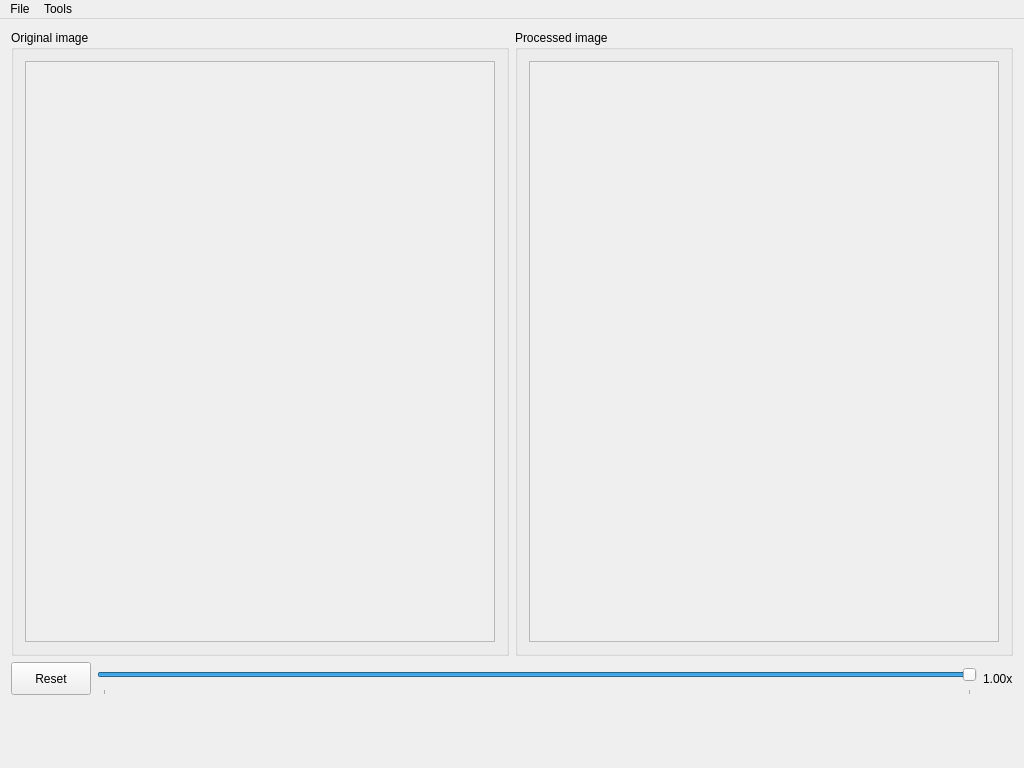
<?xml version="1.0" encoding="UTF-8"?>
<ui version="4.0">
 <class>MainWindow</class>
 <widget class="QMainWindow" name="MainWindow">
  <property name="geometry">
   <rect>
    <x>0</x>
    <y>0</y>
    <width>1024</width>
    <height>768</height>
   </rect>
  </property>
  <property name="windowTitle">
   <string>Image Processing Platform</string>
  </property>
  <widget class="QWidget" name="centralWidget">
   <layout class="QVBoxLayout" name="verticalLayout">
    <item>
     <layout class="QHBoxLayout" name="horizontalLayoutImages">
      <item>
       <widget class="QGroupBox" name="groupBoxOriginalImage">
        <property name="sizePolicy">
         <sizepolicy hsizetype="Expanding" vsizetype="Expanding">
          <horstretch>0</horstretch>
          <verstretch>0</verstretch>
         </sizepolicy>
        </property>
        <property name="title">
         <string>Original image</string>
        </property>
        <layout class="QHBoxLayout" name="horizontalLayout">
         <item>
          <widget class="QScrollArea" name="scrollAreaOriginalImage">
           <property name="styleSheet">
            <string notr="true"/>
           </property>
           <property name="sizeAdjustPolicy">
            <enum>QAbstractScrollArea::AdjustToContents</enum>
           </property>
           <property name="widgetResizable">
            <bool>true</bool>
           </property>
           <property name="alignment">
            <set>Qt::AlignLeading|Qt::AlignLeft|Qt::AlignTop</set>
           </property>
           <widget class="QWidget" name="scrollAreaWidgetOriginalImage">
            <property name="geometry">
             <rect>
              <x>0</x>
              <y>0</y>
              <width>477</width>
              <height>584</height>
             </rect>
            </property>
           </widget>
          </widget>
         </item>
        </layout>
       </widget>
      </item>
      <item>
       <widget class="QGroupBox" name="groupBoxProcessedImage">
        <property name="sizePolicy">
         <sizepolicy hsizetype="Expanding" vsizetype="Expanding">
          <horstretch>0</horstretch>
          <verstretch>0</verstretch>
         </sizepolicy>
        </property>
        <property name="title">
         <string>Processed image</string>
        </property>
        <layout class="QHBoxLayout" name="horizontalLayout_2">
         <item>
          <widget class="QScrollArea" name="scrollAreaProcessedImage">
           <property name="sizeAdjustPolicy">
            <enum>QAbstractScrollArea::AdjustToContents</enum>
           </property>
           <property name="widgetResizable">
            <bool>true</bool>
           </property>
           <property name="alignment">
            <set>Qt::AlignLeading|Qt::AlignLeft|Qt::AlignTop</set>
           </property>
           <widget class="QWidget" name="scrollAreaWidgetProcessedImage">
            <property name="geometry">
             <rect>
              <x>0</x>
              <y>0</y>
              <width>477</width>
              <height>584</height>
             </rect>
            </property>
           </widget>
          </widget>
         </item>
        </layout>
       </widget>
      </item>
     </layout>
    </item>
    <item>
     <layout class="QHBoxLayout" name="horizontalLayoutZoom">
      <item>
       <widget class="QPushButton" name="buttonResetZoom">
        <property name="sizePolicy">
         <sizepolicy hsizetype="Minimum" vsizetype="Fixed">
          <horstretch>0</horstretch>
          <verstretch>0</verstretch>
         </sizepolicy>
        </property>
        <property name="minimumSize">
         <size>
          <width>0</width>
          <height>33</height>
         </size>
        </property>
        <property name="text">
         <string>Reset</string>
        </property>
       </widget>
      </item>
      <item>
       <widget class="QSlider" name="horizontalSliderZoom">
        <property name="sizePolicy">
         <sizepolicy hsizetype="Expanding" vsizetype="Fixed">
          <horstretch>0</horstretch>
          <verstretch>0</verstretch>
         </sizepolicy>
        </property>
        <property name="minimumSize">
         <size>
          <width>0</width>
          <height>33</height>
         </size>
        </property>
        <property name="maximum">
         <number>1</number>
        </property>
        <property name="singleStep">
         <number>1</number>
        </property>
        <property name="pageStep">
         <number>1</number>
        </property>
        <property name="value">
         <number>1</number>
        </property>
        <property name="sliderPosition">
         <number>1</number>
        </property>
        <property name="orientation">
         <enum>Qt::Horizontal</enum>
        </property>
        <property name="tickPosition">
         <enum>QSlider::TicksBelow</enum>
        </property>
        <property name="tickInterval">
         <number>1</number>
        </property>
       </widget>
      </item>
      <item>
       <widget class="QLabel" name="labelZoomFactor">
        <property name="sizePolicy">
         <sizepolicy hsizetype="Preferred" vsizetype="Fixed">
          <horstretch>0</horstretch>
          <verstretch>0</verstretch>
         </sizepolicy>
        </property>
        <property name="minimumSize">
         <size>
          <width>0</width>
          <height>33</height>
         </size>
        </property>
        <property name="font">
         <font>
          <pointsize>9</pointsize>
         </font>
        </property>
        <property name="text">
         <string>1.00x</string>
        </property>
       </widget>
      </item>
     </layout>
    </item>
    <item>
     <layout class="QGridLayout" name="gridLayoutMouseLabels">
      <item row="0" column="0">
       <widget class="QLabel" name="labelOriginalImagePixelValue">
        <property name="sizePolicy">
         <sizepolicy hsizetype="Preferred" vsizetype="Fixed">
          <horstretch>0</horstretch>
          <verstretch>0</verstretch>
         </sizepolicy>
        </property>
        <property name="minimumSize">
         <size>
          <width>0</width>
          <height>25</height>
         </size>
        </property>
        <property name="font">
         <font>
          <pointsize>10</pointsize>
         </font>
        </property>
        <property name="text">
         <string/>
        </property>
        <property name="alignment">
         <set>Qt::AlignCenter</set>
        </property>
       </widget>
      </item>
      <item row="0" column="1">
       <widget class="QLabel" name="labelProcessedImagePixelValue">
        <property name="sizePolicy">
         <sizepolicy hsizetype="Preferred" vsizetype="Fixed">
          <horstretch>0</horstretch>
          <verstretch>0</verstretch>
         </sizepolicy>
        </property>
        <property name="minimumSize">
         <size>
          <width>0</width>
          <height>25</height>
         </size>
        </property>
        <property name="font">
         <font>
          <pointsize>10</pointsize>
         </font>
        </property>
        <property name="text">
         <string/>
        </property>
        <property name="alignment">
         <set>Qt::AlignCenter</set>
        </property>
       </widget>
      </item>
      <item row="1" column="0" colspan="2">
       <widget class="QLabel" name="labelMousePosition">
        <property name="sizePolicy">
         <sizepolicy hsizetype="Preferred" vsizetype="Fixed">
          <horstretch>0</horstretch>
          <verstretch>0</verstretch>
         </sizepolicy>
        </property>
        <property name="minimumSize">
         <size>
          <width>0</width>
          <height>25</height>
         </size>
        </property>
        <property name="font">
         <font>
          <pointsize>10</pointsize>
         </font>
        </property>
        <property name="text">
         <string/>
        </property>
        <property name="alignment">
         <set>Qt::AlignCenter</set>
        </property>
       </widget>
      </item>
     </layout>
    </item>
   </layout>
  </widget>
  <widget class="QMenuBar" name="menuBar">
   <property name="geometry">
    <rect>
     <x>0</x>
     <y>0</y>
     <width>1024</width>
     <height>23</height>
    </rect>
   </property>
   <widget class="QMenu" name="menuFile">
    <property name="title">
     <string>File</string>
    </property>
    <addaction name="actionLoadGrayscaleImage"/>
    <addaction name="actionLoadColorImage"/>
    <addaction name="separator"/>
    <addaction name="actionSaveProcessedImage"/>
    <addaction name="separator"/>
    <addaction name="actionExit"/>
   </widget>
   <widget class="QMenu" name="menuTools">
    <property name="title">
     <string>Tools</string>
    </property>
    <addaction name="actionMagnifier"/>
    <addaction name="actionPlotter"/>
   </widget>
   <addaction name="menuFile"/>
   <addaction name="menuTools"/>
  </widget>
  <action name="actionLoadGrayscaleImage">
   <property name="text">
    <string>Load grayscale image</string>
   </property>
  </action>
  <action name="actionLoadColorImage">
   <property name="text">
    <string>Load color image</string>
   </property>
  </action>
  <action name="actionSaveProcessedImage">
   <property name="text">
    <string>Save processed image</string>
   </property>
  </action>
  <action name="actionExit">
   <property name="text">
    <string>Exit</string>
   </property>
  </action>
  <action name="actionMagnifier">
   <property name="text">
    <string>Magnifier</string>
   </property>
  </action>
  <action name="actionPlotter">
   <property name="text">
    <string>Plotter</string>
   </property>
  </action>
 </widget>
 <layoutdefault spacing="6" margin="11"/>
 <resources/>
 <connections/>
</ui>
